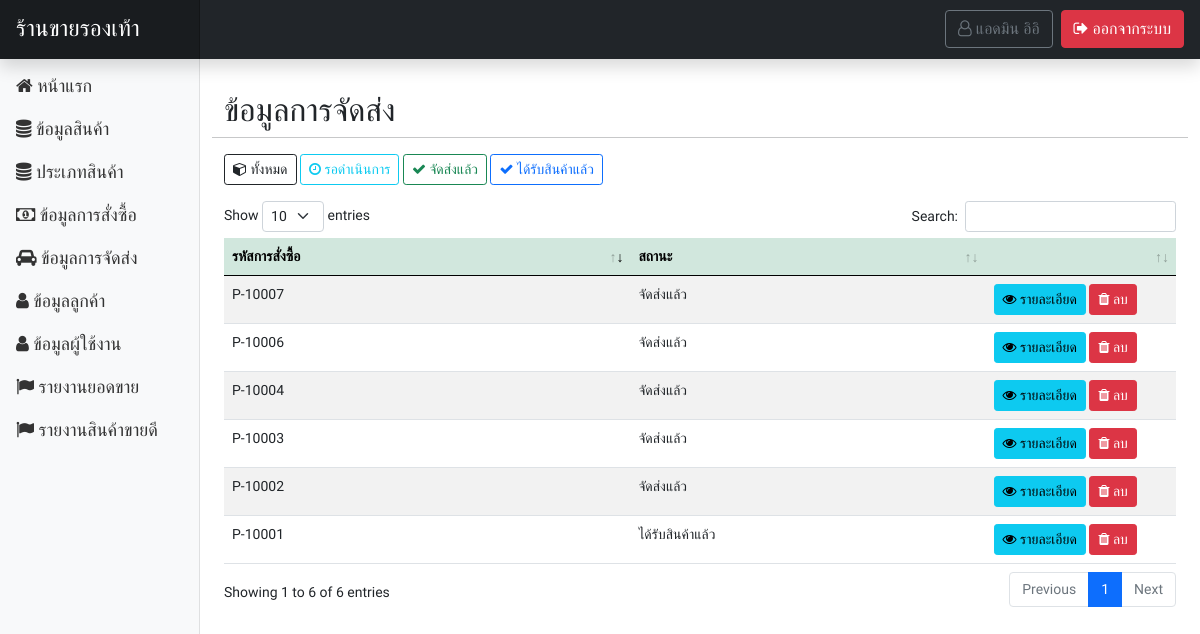
The app's page /page-admin/shipment_show.php (signed in) with its own data.
### tables this page shows
CREATE TABLE `tbl_user` (
  `u_id` int(10) NOT NULL COMMENT 'ID',
  `u_username` varchar(255) NOT NULL COMMENT 'ชื่อผู้ใช้',
  `u_password` varchar(255) NOT NULL COMMENT 'รหัสผ่าน',
  `u_fname` varchar(255) NOT NULL COMMENT 'ชื่อ',
  `u_lname` varchar(255) NOT NULL COMMENT 'นามสกุล',
  `u_sex` varchar(50) NOT NULL COMMENT 'เพศ',
  `u_address` text NOT NULL COMMENT 'ที่อยู่',
  `u_email` varchar(255) NOT NULL COMMENT 'อีเมล์',
  `u_tel` varchar(10) NOT NULL COMMENT 'เบอร์โทร',
  `u_role` varchar(50) NOT NULL COMMENT 'บทบาท'
);

CREATE TABLE `tbl_shipment` (
  `sm_id` int(50) NOT NULL COMMENT 'ID',
  `sm_company` varchar(255) NOT NULL COMMENT 'บริษัทจัดส่ง',
  `sm_code` varchar(255) NOT NULL COMMENT 'เลขพัสดุ',
  `sm_date` varchar(255) NOT NULL COMMENT 'วันเวลาที่จัดส่ง',
  `sm_date_receive` varchar(255) NOT NULL COMMENT 'วันเวลาที่ได้รับ',
  `sm_pm_code` varchar(255) NOT NULL COMMENT 'รหัสการสั่งซื้อ',
  `sm_status` varchar(255) NOT NULL COMMENT 'สถานะ'
);

### functions.php (called while the page is built, shortened)
<?php
class ConnectDB
{
    protected $db;
    function __construct()
    {
        $DB_HOST = "localhost";
        $DB_USER = "root";
        $DB_PASS = "";
        $DB_NAME = "stoe_store";
        $con = new mysqli($DB_HOST, $DB_USER, $DB_PASS, $DB_NAME);
        $con->set_charset("utf8");
        $this->db = $con;
    }
    function query($data)
    {
        $result = $this->db->query($data);
        if ($result == true) {
            return $result;
        } else {
            echo "Error to query.!!";
        }
    }
}
class User extends ConnectDB
{
    function userGetById($id)
    {
        $result = $this->db->query("SELECT * FROM tbl_user WHERE u_id = '$id' ");
        $row = $result->fetch_all(MYSQLI_ASSOC);
        return $row;
    }
}

### page-admin/shipment_show.php (the view, shortened to what this page needs)
<?php include('header.php'); ?>
</head>
<?php
$obj = new ConnectDB();
$objModal = new ConnectDB();
if (isset($_GET['display'])) {
    switch ($_GET['display']) {
        case 'success':
            $result = $obj->query("SELECT * FROM tbl_shipment as sm INNER JOIN tbl_payment AS pm ON sm.sm_pm_code = pm.pm_code INNER JOIN tbl_user as u ON pm.pm_u_id = u.u_id WHERE sm.sm_status = 'จัดส่งแล้ว' ");
            break;
        case 'wait':
            $result = $obj->query("SELECT * FROM tbl_shipment as sm INNER JOIN tbl_payment AS pm ON sm.sm_pm_code = pm.pm_code INNER JOIN tbl_user as u ON pm.pm_u_id = u.u_id WHERE sm.sm_status = 'รอดำเนินการ' ");
            break;
        case 'receive':
            $result = $obj->query("SELECT * FROM tbl_shipment as sm INNER JOIN tbl_payment AS pm ON sm.sm_pm_code = pm.pm_code INNER JOIN tbl_user as u ON pm.pm_u_id = u.u_id WHERE sm.sm_status = 'ได้รับสินค้าแล้ว' ");
            break;
    }
} else {
    $result = $obj->query("SELECT * FROM tbl_shipment as sm INNER JOIN tbl_payment AS pm ON sm.sm_pm_code = pm.pm_code INNER JOIN tbl_user as u ON pm.pm_u_id = u.u_id ");
}
?>
<body>
    <?php include('navbar.php'); ?>
    <div class="container-fluid">
        <div class="row my-4">
            <?php include('sidebar.php'); ?>
            <main class="col-md-9 ms-sm-auto col-lg-10 px-md-4">
                <div class="row mt-2">
                    <h2>ข้อมูลการจัดส่ง</h2>
                    <hr>
                    <div class="row mb-3">
                        <div class="col-md-12">
                            <a href="shipment_show.php" class="btn btn-sm btn-outline-dark"><i class="fa fa-cube" aria-hidden="true"></i> ทั้งหมด</a>
                            <a href="?display=wait" class="btn btn-sm btn-outline-info"><i class="fa fa-clock-o" aria-hidden="true"></i> รอดำเนินการ</a>
                            <a href="?display=success" class="btn btn-sm btn-outline-success"><i class="fa fa-check" aria-hidden="true"></i> จัดส่งแล้ว</a>
                            <a href="?display=receive" class="btn btn-sm btn-outline-primary"><i class="fa fa-check" aria-hidden="true"></i> ได้รับสินค้าแล้ว</a>
                        </div>
                    </div>
                    <table id="dtb" class="table table-striped table-hover" style="width:100%">
                        <thead>
                            <tr class="table-success">
                                <th>รหัสการสั่งซื้อ</th>
                                <th>สถานะ</th>
                                <th></th>
                            </tr>
                        </thead>
                        <tbody>
                            <?php while ($row = $result->fetch_array()) { ?>
                                <tr>
                                    <td><?= $row['sm_pm_code']; ?></td>
                                    <td><?= $row['sm_status']; ?></td>
                                    <td width="20%">
                                        <?php if (isset($_GET['display']) && $_GET['display'] == 'success') { ?>
                                            <button class="btn btn-sm btn-info m-0" type="button" data-bs-toggle="modal" data-bs-target="#Modal<?= $row['sm_id'] ?>"><i class="fa fa-eye" aria-hidden="true"></i> รายละเอียด</button>
                                            <a href="?action=delete&sm_id=<?= $row['sm_id']; ?>&pm_code=<?= $row['sm_pm_code']; ?>" class="btn btn-sm btn-danger" onclick="return confirm('ยืนยันการลบ?\n** การกระทำนี้จะลบรายการสั่งซื้อออกไปด้วย');"><i class="fa fa-trash" aria-hidden="true"></i> ลบ</a>
                                        <?php } else { ?>
                                            <button class="btn btn-sm btn-info m-0" type="button" data-bs-toggle="modal" data-bs-target="#Modal<?= $row['sm_id'] ?>"><i class="fa fa-eye" aria-hidden="true"></i> รายละเอียด</button>
                                            <a href="?action=delete&sm_id=<?= $row['sm_id']; ?>&pm_code=<?= $row['sm_pm_code']; ?>" class="btn btn-sm btn-danger" onclick="return confirm('ยืนยันการลบ?\n** การกระทำนี้จะลบรายการสั่งซื้อออกไปด้วย');"><i class="fa fa-trash" aria-hidden="true"></i> ลบ</a>
                                        <?php } ?>
                                    </td>
                                </tr>
                                                                <?php
                                                                $resultModal = $objModal->query("SELECT * FROM tbl_payment_list as pl INNER JOIN tbl_cargo as cg ON pl.pl_cg_id=cg.cg_id WHERE  pl.pl_pm_code = '" . $row['pm_code'] . "' ");
                                                                ?>
                            <?php } ?>
                        </tbody>
                    </table>
                </div>
            </main>
        </div>
    </div>
    <?php include('call_datatable.php'); ?>
</body>
</html>

### page-admin/navbar.php (shortened to what this page needs)
<header class="navbar navbar-dark sticky-top bg-dark flex-md-nowrap p-0 shadow no-print" id="no-print">
    <a class="navbar-brand col-md-3 col-lg-2 me-0 px-3" style="font-size:23px;" href="index.php">ร้านขายรองเท้า</a>
    <ul class="navbar-nav px-3 w-100 d-flex p-2 bd-highlight flex-row-reverse">
        <li class="nav-item text-nowrap">
            <a class="btn btn-danger" href="../logout.php"><i class="fa fa-sign-out" aria-hidden="true"></i> ออกจากระบบ</a>
        </li>
        <li class="nav-item text-nowrap">
            <?php
                $objName = new User();
                $rowName = $objName->userGetById($_SESSION['user']['id']);
            ?>
            <a class="me-2 btn btn-outline-secondary" href="profile.php"><i class="fa fa-user-o" aria-hidden="true"></i> <?= $rowName[0]['u_fname'] . ' ' . $rowName[0]['u_lname']; ?></a>
        </li>
    </ul>
</header>

### css/style.css (style rules this page uses)
* { font-family: "Chakra Petch", sans-serif; }

### css/dashboard.css (style rules this page uses)
body { font-size: .875rem; }
.navbar-brand { padding-top: .75rem; padding-bottom: .75rem; font-size: 1rem; background-color: rgba(0, 0, 0, .25); box-shadow: inset -1px 0 0 rgba(0, 0, 0, .25); }

### records on screen
tbl_user: u_fname "แอดมิน", u_lname "อิอิ"
tbl_shipment: sm_pm_code "P-10001", sm_status "ได้รับสินค้าแล้ว"
tbl_shipment: sm_pm_code "P-10002", sm_status "จัดส่งแล้ว"
tbl_shipment: sm_pm_code "P-10003", sm_status "จัดส่งแล้ว"
tbl_shipment: sm_pm_code "P-10004", sm_status "จัดส่งแล้ว"
tbl_shipment: sm_pm_code "P-10006", sm_status "จัดส่งแล้ว"
tbl_shipment: sm_pm_code "P-10007", sm_status "จัดส่งแล้ว"
